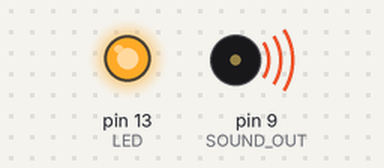
Recording of a sketch running on a simulated Arduino Uno, built with avr-gcc and run on an emulated ATmega328P. Parts: output pins drawn as LEDs (lit = HIGH), buzzer (waves = sounding). Pins used as bus, display or sensor lines are not drawn.

Above: at 0.3 s.
At 5.7 s:
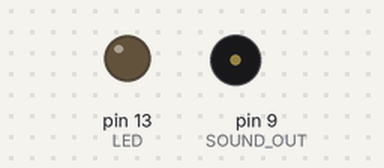
Timing chart, 0 to 7.9 s (numbered marks = the images above):
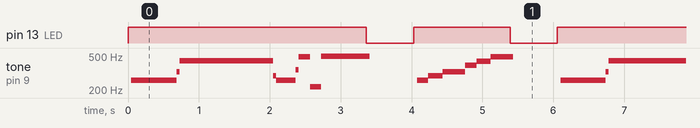

Measured:
- by itself, pin 13 (LED): repeats every 6.1 s: LOW 0.67 s, HIGH 1.4 s, LOW 0.67 s, HIGH 3.4 s
- by itself, tone on pin 9 (SOUND_OUT): repeats every 6.1 s: 329 Hz 0.04 s, 437 Hz 1.3 s, 292 Hz 0.04 s, 261 Hz 0.28 s, 343 Hz 0.04 s, 490 Hz 0.16 s, 219 Hz 0.16 s, 499 Hz 0.68 s, silent 0.67 s, 261 Hz 0.16 s, 293 Hz 0.20 s, 328 Hz 0.32 s, 390 Hz 0.16 s, 434 Hz 0.20 s, 490 Hz 0.32 s, silent 0.67 s, 261 Hz 0.64 s

The sketch:

musicale.ino
```cpp
#define SOUND_OUT 9
#define LED 13

#define WHOLE 1.0
#define HALF .5
#define QUARTER .25
#define EIGHTH .128

#define MIDDLE_C 261.626
#define CIS 277
#define D 294
#define DIS 311
#define E 330
#define MIDDLE_F 349
#define FIS 370
#define G 392
#define GIS 415
#define A 440
#define AIS 466
#define B 494

int bpm = 90;

void setup() {
  pinMode(LED, OUTPUT);
  pinMode(SOUND_OUT, OUTPUT);
//  Serial.begin(9600);
}

void loop() {
  playNote(WHOLE, MIDDLE_C);
  playNote(2.0, 440);
  playNote(HALF, MIDDLE_C);
  playNote(QUARTER, B);
  playNote(QUARTER, 220);
  playNote(WHOLE, 523.251);
  rest(WHOLE);
  playNote(QUARTER, MIDDLE_C);
  playNote(QUARTER, D);
  playNote(QUARTER, E);
  playNote(QUARTER, MIDDLE_F);
  playNote(QUARTER, G);
  playNote(QUARTER, A);
  playNote(QUARTER, B);
  playNote(QUARTER, MIDDLE_C * 2);
  rest(WHOLE);
}

int hertzToDelay(float hertz) {
  return (int) 1000.0 / hertz * 1000.0;
}

void rest(int noteValue) {
    delay(valueToDuration(noteValue) / 100);
//    Serial.println("Rest.");

}

void playNote(float noteValue, float frequency) {
/*  Serial.println("playing note: ");
  Serial.print(noteValue, DEC);
  Serial.print('\t');
  Serial.print(frequency, DEC);
  Serial.print('\t');
  Serial.print(valueToDuration(noteValue), DEC);
  Serial.println(""); */
  emitTone(valueToDuration(noteValue), hertzToDelay(frequency));
}

float valueToDuration(float noteValue) { // in µSec
  return 100000 * 60 * noteValue / bpm;
}

void blink(int on, int off, int frequency) {
  digitalWrite(LED, HIGH);
  emitTone(on, frequency);
  digitalWrite(LED, LOW);
  delay(off);
}

void emitTone(float durationInMiliseconds, int frequencyInMicroseconds) { // Emit tone on pin SOUND_OUT
digitalWrite(LED, HIGH);
/*  Serial.println("Emitting tone: ");
  Serial.print(durationInMiliseconds * 10 / frequencyInMicroseconds, DEC);
  Serial.print('\t');
  Serial.print(frequencyInMicroseconds, DEC);
  Serial.println("");
*/
  for (int i = 0; i < durationInMiliseconds * 10 / frequencyInMicroseconds; i++) {
    digitalWrite(SOUND_OUT, HIGH);
    delayMicroseconds(frequencyInMicroseconds / 2);
    digitalWrite(SOUND_OUT, LOW);
    delayMicroseconds(frequencyInMicroseconds / 2);
  }
digitalWrite(LED, LOW);
}
```
